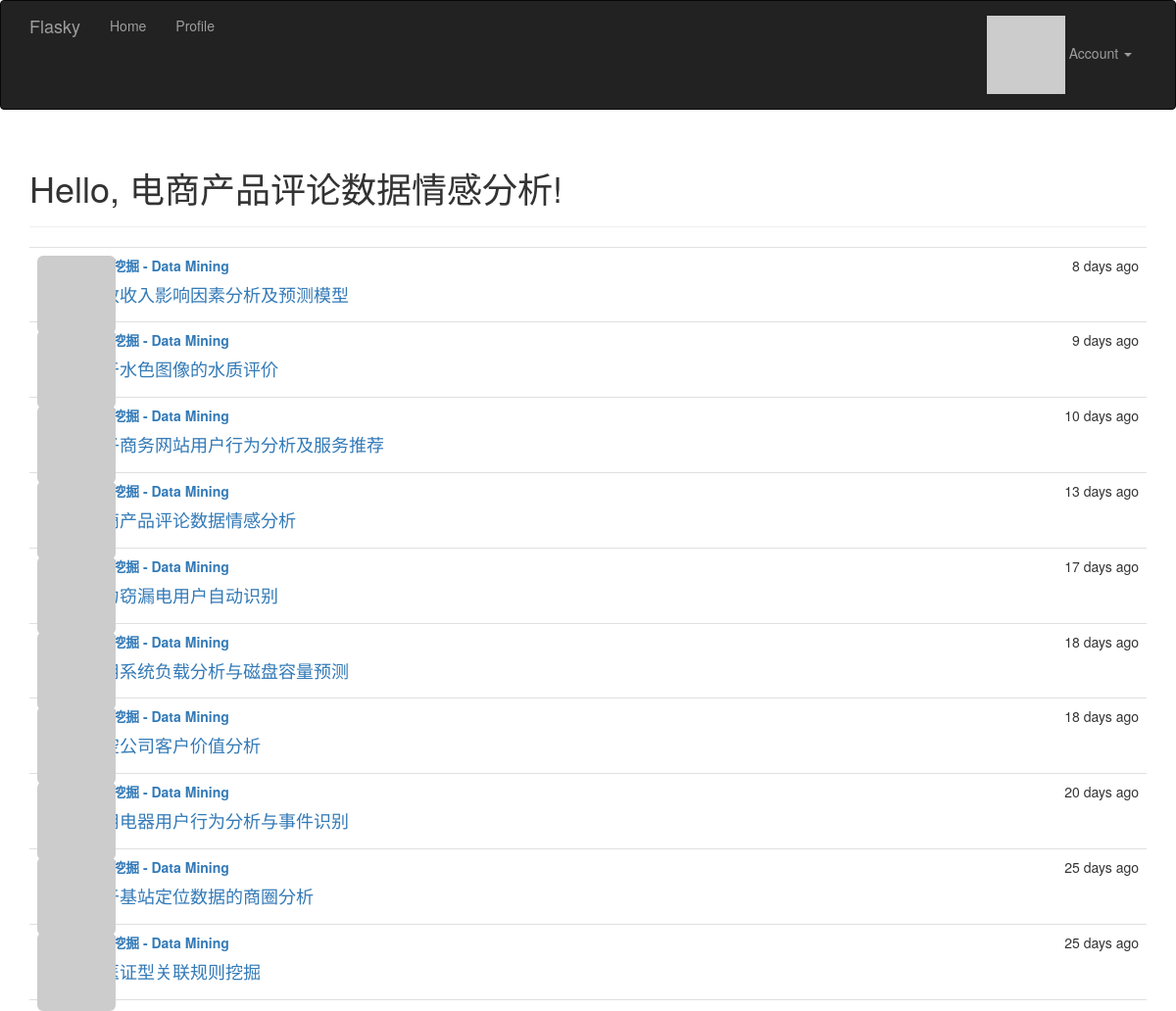
The page / (signed in) on the database its author committed.
### app/models.py (models this page shows, shortened)
class User(UserMixin, db.Model):
    __tablename__ = 'users'
    id = db.Column(db.Integer, primary_key=True)
    email = db.Column(db.String(64), unique=True, index=True)
    username = db.Column(db.String(64), unique=True, index=True)
    role_id = db.Column(db.Integer, db.ForeignKey('roles.id'))
    password_hash = db.Column(db.String(128))
    confirmed = db.Column(db.Boolean, default=False)
    name = db.Column(db.String(64))
    location = db.Column(db.String(64))
    about_me = db.Column(db.Text())
    member_since = db.Column(db.DateTime(), default=datetime.utcnow)
    last_seen = db.Column(db.DateTime(), default=datetime.utcnow)
    avatar_hash = db.Column(db.String(32))
    posts = db.relationship('Post', backref='author', lazy='dynamic')
    @property
    def password(self):
        raise AttributeError('password is not a readable attribute')
    def can(self, perm):
        return self.role is not None and self.role.has_permission(perm)
    def ping(self):
        self.last_seen = datetime.utcnow()
        db.session.add(self)
    def gravatar_hash(self):
        return hashlib.md5(self.email.lower().encode('utf-8')).hexdigest()
    def gravatar(self, size=100, default='identicon', rating='g'):
        url = 'https://secure.gravatar.com/avatar'
        hash = self.avatar_hash or self.gravatar_hash()
        return '{url}/{hash}?s={size}&d={default}&r={rating}'.format(
            url=url, hash=hash, size=size, default=default, rating=rating)

class Post(db.Model):
    __tablename__ = 'posts'
    id = db.Column(db.Integer, primary_key=True)
    body = db.Column(db.Text)
    timestamp = db.Column(db.DateTime, index=True, default=datetime.utcnow)
    author_id = db.Column(db.Integer, db.ForeignKey('users.id'))

### app/main/views.py (the view)
@main.route('/', methods=['GET', 'POST'])
def index():
    form = PostForm()
    if not current_user.can(Permission.WRITE) and form.validate_on_submit():
        post = Post(body=form.body.data,
                    author=current_user._get_current_object())
        db.session.add(post)
        db.session.commit()
        return redirect(url_for('.index'))
    posts = Post.query.order_by(Post.timestamp.desc()).all()
    return render_template('index.html', form=form, posts=posts)

### app/auth/views.py (called while the page is built)
@auth.before_app_request
def before_request():
    if current_user.is_authenticated:
        current_user.ping()
        if not current_user.confirmed \
                and request.endpoint \
                and request.blueprint != 'auth' \
                and request.endpoint != 'static':
            return redirect(url_for('auth.unconfirmed'))

### app/main/__init__.py (called while the page is built)
@main.app_context_processor
def inject_permissions():
    return dict(Permission=Permission)

### app/models.py (called while the page is built)
@login_manager.user_loader
def load_user(user_id):
    return User.query.get(int(user_id))

### app/templates/index.html (shortened to what this page needs)
{% extends "base.html" %}
{% import "bootstrap/wtf.html" as wtf %}
{% block page_content %}
<div class="page-header">
    <h1>Hello, {% if current_user.is_authenticated %}{{ current_user.username }}{% else %}Stranger{% endif %}!</h1>
</div>
<ul class="posts">
    {% for post in posts %}
    <li class="post">
        <div class="post-thumbnail">
            <a href="{{ url_for('.user', username=post.author.username) }}">
                <img class="img-rounded profile-thumbnail" src="{{ post.author.gravatar(size=40) }}">
            </a>
        </div>
        <div class="post-content">
            <div class="post-date">{{ moment(post.timestamp).fromNow() }}</div>
            <div class="post-author"><a href="{{ url_for('.user', username=post.author.username) }}">{{ post.author.username }}</a></div>
            <div class="post-body"><a href="{{ url_for('.detail', detailname=post.body) }}"><h4>{{ post.body }}</h4></a></div>
        </div>
    </li>
    {% endfor %}
</ul>
{% endblock %}

### app/static/styles.css (style rules this page uses)
.profile-thumbnail { position: absolute; }
ul.posts { list-style-type: none; padding: 0px; margin: 16px 0px 0px 0px; border-top: 1px solid #e0e0e0; }
ul.posts li.post { padding: 8px; border-bottom: 1px solid #e0e0e0; }
div.post-date { float: right; }
div.post-author { font-weight: bold; }
div.post-thumbnail { position: absolute; }
div.post-content { margin-left: 48px; min-height: 48px; }

### rows shown on the page
User: username "电商产品评论数据情感分析"
Post: timestamp "8 days ago", author.username "数据挖掘 - Data Mining", body "财政收入影响因素分析及预测模型"
Post: timestamp "9 days ago", author.username "数据挖掘 - Data Mining", body "基于水色图像的水质评价"
Post: timestamp "10 days ago", author.username "数据挖掘 - Data Mining", body "电子商务网站用户行为分析及服务推荐"
Post: timestamp "13 days ago", author.username "数据挖掘 - Data Mining", body "电商产品评论数据情感分析"
Post: timestamp "17 days ago", author.username "数据挖掘 - Data Mining", body "电力窃漏电用户自动识别"
Post: timestamp "18 days ago", author.username "数据挖掘 - Data Mining", body "应用系统负载分析与磁盘容量预测"
Post: timestamp "18 days ago", author.username "数据挖掘 - Data Mining", body "航空公司客户价值分析"
Post: timestamp "20 days ago", author.username "数据挖掘 - Data Mining", body "家用电器用户行为分析与事件识别"
Post: timestamp "25 days ago", author.username "数据挖掘 - Data Mining", body "基于基站定位数据的商圈分析"
Post: timestamp "25 days ago", author.username "数据挖掘 - Data Mining", body "中医证型关联规则挖掘"
